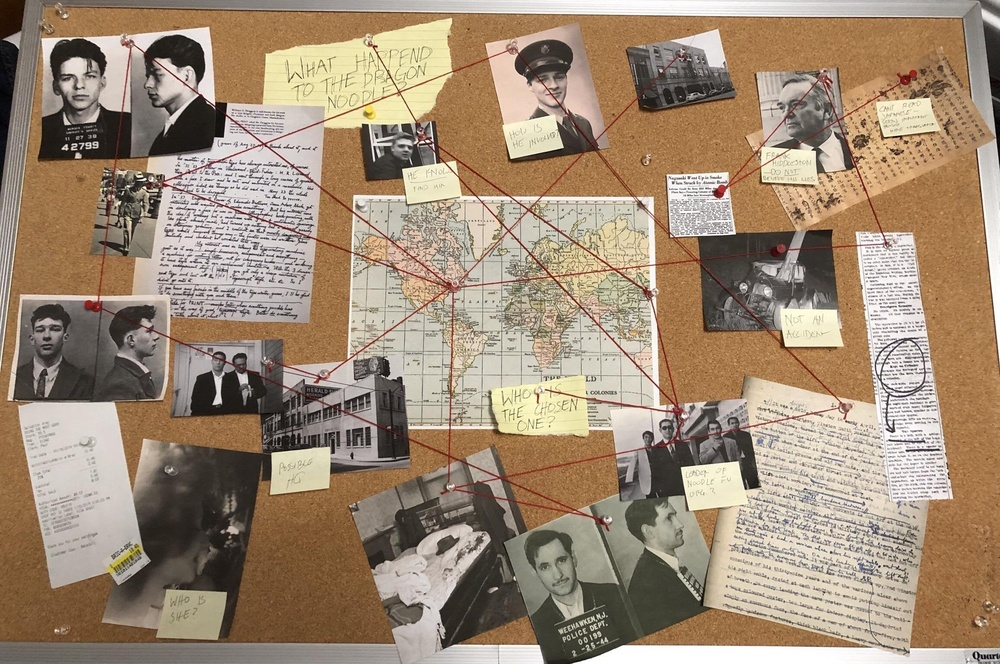
#> input picture ImageProcessing/board.jpg, 1000 x 664 px, shrunk from 2312 x 1536 before the run, found by its file name
$ python ImageProcessing.py
#> lines starting #> are read from the running program, lines starting #| are printed output that depends on the picture
'''
#Flipping the Image

from PIL import Image

#opening the image
img=Image.open('ImageProcessing/board.jpg')

#transposing
transposed_img = img.transpose(Image.FLIP_LEFT_RIGHT)

#Save it to a file in a human understandable format
transposed_img.save('corrected.jpg')

print('Done flipping')

'''

#Image Enchancement Technique

import cv2

#read the image

img=cv2.imread('ImageProcessing/board.jpg')
#> img is the input picture: shape (664, 1000, 3); mean B, G, R 117.2, 139, 159.4

#Preaperation for CLAME

clahe =cv2.createCLAHE()

#Convert to gray Scale Image

gray_img=cv2.cvtColor(img, cv2.COLOR_BGR2GRAY)
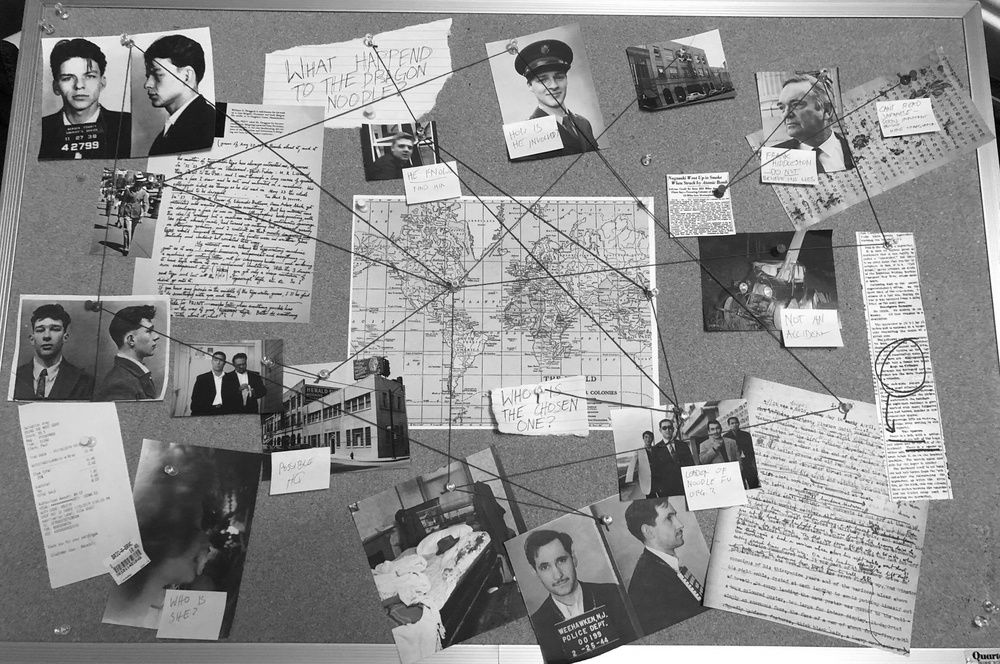
#> gray_img: shape (664, 1000); min 0, max 255, mean 142.7

#Apply enchancement

enh_img = clahe.apply(gray_img)
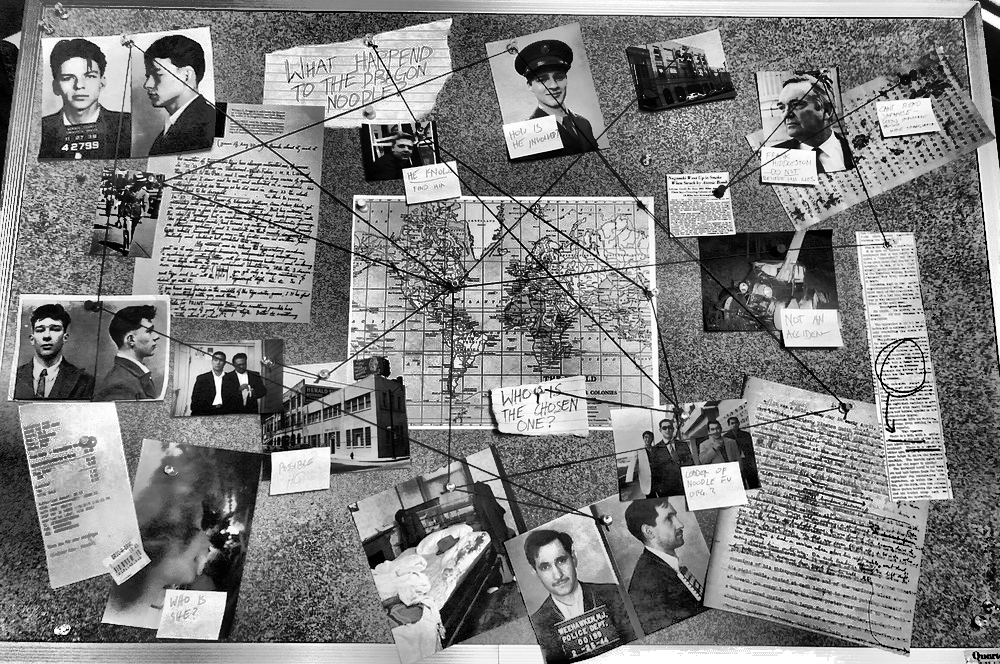
#> enh_img: shape (664, 1000); min 0, max 255, mean 128.8

#saved in a file
cv2.imwrite('enhanced.jpg',enh_img)

print('Done enchancing')
